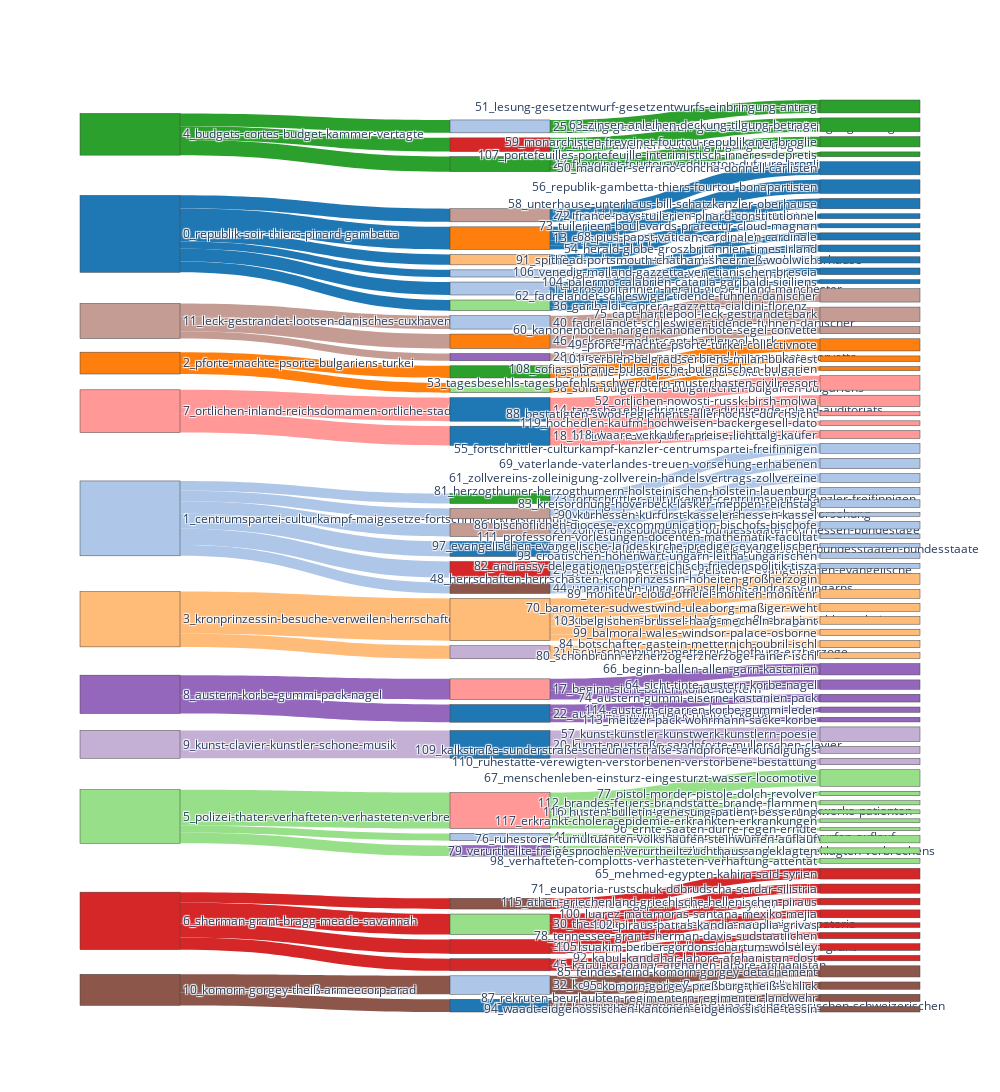

Source (notebook cell):
### Code cell
fig.update_layout(
    autosize=False,
    width=1000,
    height=1500)

fig.show()

### Figure 1 — Plotly figure (JSON) as saved in the notebook; plotly's stock layout.template omitted (floating-point values rounded to 4 significant figures)
{"data": [{"link": {"color": ["rgb(31,119,180)", "rgb(31,119,180)", "rgb(31,119,180)", "rgb(31,119,180)", "rgb(31,119,180)", "rgb(31,119,180)", "rgb(174,199,232)", "rgb(174,199,232)", "rgb(174,199,232)", "rgb(174,199,232)", "rgb(174,199,232)", "rgb(174,199,232)", "rgb(255,127,14)", "rgb(255,127,14)", "rgb(255,187,120)", "rgb(255,187,120)", "rgb(44,160,44)", "rgb(44,160,44)", "rgb(44,160,44)", "rgb(152,223,138)", "rgb(152,223,138)", "rgb(152,223,138)", "rgb(214,39,40)", "rgb(214,39,40)", "rgb(214,39,40)", "rgb(214,39,40)", "rgb(255,152,150)", "rgb(255,152,150)", "rgb(148,103,189)", "rgb(148,103,189)", "rgb(197,176,213)", "rgb(140,86,75)", "rgb(140,86,75)", "rgb(196,156,148)", "rgb(196,156,148)", "rgb(196,156,148)", "rgb(255,187,120)", "rgb(255,187,120)", "rgb(255,187,120)", "rgb(255,187,120)", "rgb(255,187,120)", "rgb(31,119,180)", "rgb(31,119,180)", "rgb(31,119,180)", "rgb(255,152,150)", "rgb(255,152,150)", "rgb(255,152,150)", "rgb(255,127,14)", "rgb(152,223,138)", "rgb(152,223,138)", "rgb(152,223,138)", "rgb(152,223,138)", "rgb(152,223,138)", "rgb(152,223,138)", "rgb(148,103,189)", "rgb(148,103,189)", "rgb(255,152,150)", "rgb(255,152,150)", "rgb(31,119,180)", "rgb(31,119,180)", "rgb(197,176,213)", "rgb(197,176,213)", "rgb(197,176,213)", "rgb(255,187,120)", "rgb(255,187,120)", "rgb(148,103,189)", "rgb(148,103,189)", "rgb(148,103,189)", "rgb(174,199,232)", "rgb(31,119,180)", "rgb(44,160,44)", "rgb(174,199,232)", "rgb(174,199,232)", "rgb(44,160,44)", "rgb(44,160,44)", "rgb(196,156,148)", "rgb(174,199,232)", "rgb(174,199,232)", "rgb(174,199,232)", "rgb(214,39,40)", "rgb(214,39,40)", "rgb(214,39,40)", "rgb(174,199,232)", "rgb(174,199,232)", "rgb(140,86,75)", "rgb(140,86,75)", "rgb(214,39,40)", "rgb(214,39,40)", "rgb(152,223,138)", "rgb(152,223,138)", "rgb(174,199,232)", "rgb(31,119,180)", "rgb(31,119,180)", "rgb(44,160,44)", "rgb(255,127,14)", "rgb(255,127,14)", "rgb(31,119,180)", "rgb(196,156,148)", "rgb(152,223,138)", "rgb(214,39,40)", "rgb(31,119,180)", "rgb(174,199,232)", "rgb(174,199,232)", "rgb(214,39,40)", "rgb(214,39,40)", "rgb(196,156,148)", "rgb(140,86,75)", "rgb(140,86,75)"], "source": [0, 0, 0, 0, 0, 0, 1, 1, 1, 1, 1, 1, 2, 2, 3, 3, 4, 4, 4, 5, 5, 5, 6, 6, 6, 6, 7, 7, 8, 8, 9, 10, 10, 11, 11, 11, 12, 12, 12, 12, 12, 13, 13, 13, 14, 14, 14, 15, 16, 16, 16, 16, 16, 16, 17, 17, 18, 18, 19, 19, 20, 20, 20, 21, 21, 22, 22, 22, 23, 24, 25, 26, 26, 27, 27, 28, 29, 29, 29, 30, 30, 30, 31, 31, 32, 32, 33, 33, 34, 34, 35, 36, 36, 37, 38, 38, 39, 40, 41, 42, 43, 44, 44, 45, 45, 46, 47, 47], "target": [36, 24, 19, 13, 39, 43, 29, 44, 31, 23, 35, 26, 15, 38, 21, 12, 25, 27, 37, 16, 34, 41, 33, 45, 42, 30, 14, 18, 22, 17, 20, 32, 47, 28, 40, 46, 48, 103, 99, 89, 70, 73, 72, 56, 88, 119, 53, 49, 112, 77, 67, 96, 117, 116, 64, 66, 118, 52, 91, 54, 110, 57, 109, 84, 80, 74, 113, 114, 55, 50, 51, 61, 90, 59, 107, 60, 111, 97, 86, 115, 102, 71, 83, 81, 85, 95, 100, 78, 98, 79, 69, 104, 106, 63, 108, 101, 58, 62, 76, 65, 68, 82, 93, 92, 105, 75, 94, 87], "value": [4511, 5516, 5464, 9533, 4368, 3020, 6854, 4516, 6300, 4173, 4336, 5357, 5121, 4080, 5484, 17794, 5440, 6354, 5781, 15130, 4389, 3028, 5944, 5110, 4519, 8653, 9916, 8099, 7435, 8714, 11721, 7761, 5369, 3067, 5628, 6077, 4700, 3288, 2667, 3732, 3407, 1765, 2059, 5709, 1787, 2000, 6129, 5121, 1743, 1893, 6945, 1278, 1610, 1661, 3935, 4779, 3298, 4801, 2611, 2853, 2699, 6156, 2866, 3022, 2462, 3266, 1956, 2213, 4173, 5516, 5440, 3728, 1629, 4323, 2031, 3067, 1985, 1621, 3248, 2808, 1969, 3876, 3205, 3095, 4693, 3068, 3328, 2616, 2086, 2303, 4336, 1713, 2798, 5781, 1735, 2345, 4368, 5628, 3028, 4519, 3020, 2097, 2419, 2290, 2820, 6077, 2291, 3078]}, "node": {"color": ["rgb(31,119,180)", "rgb(174,199,232)", "rgb(255,127,14)", "rgb(255,187,120)", "rgb(44,160,44)", "rgb(152,223,138)", "rgb(214,39,40)", "rgb(255,152,150)", "rgb(148,103,189)", "rgb(197,176,213)", "rgb(140,86,75)", "rgb(196,156,148)", "rgb(255,187,120)", "rgb(255,127,14)", "rgb(31,119,180)", "rgb(44,160,44)", "rgb(255,152,150)", "rgb(255,152,150)", "rgb(31,119,180)", "rgb(174,199,232)", "rgb(31,119,180)", "rgb(197,176,213)", "rgb(31,119,180)", "rgb(44,160,44)", "rgb(196,156,148)", "rgb(174,199,232)", "rgb(196,156,148)", "rgb(44,160,44)", "rgb(148,103,189)", "rgb(214,39,40)", "rgb(152,223,138)", "rgb(31,119,180)", "rgb(174,199,232)", "rgb(214,39,40)", "rgb(148,103,189)", "rgb(196,156,148)", "rgb(152,223,138)", "rgb(214,39,40)", "rgb(152,223,138)", "rgb(255,187,120)", "rgb(174,199,232)", "rgb(174,199,232)", "rgb(140,86,75)", "rgb(174,199,232)", "rgb(140,86,75)", "rgb(214,39,40)", "rgb(255,127,14)", "rgb(31,119,180)", "rgb(255,187,120)", "rgb(255,127,14)", "rgb(31,119,180)", "rgb(44,160,44)", "rgb(255,152,150)", "rgb(255,152,150)", "rgb(31,119,180)", "rgb(174,199,232)", "rgb(31,119,180)", "rgb(197,176,213)", "rgb(31,119,180)", "rgb(44,160,44)", "rgb(196,156,148)", "rgb(174,199,232)", "rgb(196,156,148)", "rgb(44,160,44)", "rgb(148,103,189)", "rgb(214,39,40)", "rgb(148,103,189)", "rgb(152,223,138)", "rgb(31,119,180)", "rgb(174,199,232)", "rgb(255,187,120)", "rgb(214,39,40)", "rgb(31,119,180)", "rgb(31,119,180)", "rgb(148,103,189)", "rgb(196,156,148)", "rgb(152,223,138)", "rgb(152,223,138)", "rgb(214,39,40)", "rgb(152,223,138)", "rgb(255,187,120)", "rgb(174,199,232)", "rgb(174,199,232)", "rgb(174,199,232)", "rgb(255,187,120)", "rgb(140,86,75)", "rgb(174,199,232)", "rgb(140,86,75)", "rgb(255,152,150)", "rgb(255,187,120)", "rgb(174,199,232)", "rgb(31,119,180)", "rgb(214,39,40)", "rgb(174,199,232)", "rgb(140,86,75)", "rgb(140,86,75)", "rgb(152,223,138)", "rgb(174,199,232)", "rgb(152,223,138)", "rgb(255,187,120)", "rgb(214,39,40)", "rgb(255,127,14)", "rgb(214,39,40)", "rgb(255,187,120)", "rgb(31,119,180)", "rgb(214,39,40)", "rgb(31,119,180)", "rgb(44,160,44)", "rgb(255,127,14)", "rgb(197,176,213)", "rgb(197,176,213)", "rgb(174,199,232)", "rgb(152,223,138)", "rgb(148,103,189)", "rgb(148,103,189)", "rgb(214,39,40)", "rgb(152,223,138)", "rgb(152,223,138)", "rgb(255,152,150)", "rgb(255,152,150)"], "label": ["0_republik-soir-thiers-pinard-gambetta", "1_centrumspartei-culturkampf-maigesetze-fortschrittler-kreisordnung", "2_pforte-machte-psorte-bulgariens-turkei", "3_kronprinzessin-besuche-verweilen-herrschaften-hofburg", "4_budgets-cortes-budget-kammer-vertagte", "5_polizei-thater-verhafteten-verhasteten-verbrechens", "6_sherman-grant-bragg-meade-savannah", "7_ortlichen-inland-reichsdomamen-ortliche-stadthauptes", "8_austern-korbe-gummi-pack-nagel", "9_kunst-clavier-kunstler-schone-musik", "10_komorn-gorgey-theiß-armeecorp-arad", "11_leck-gestrandet-lootsen-danisches-cuxhaven", "12_kronprinzessin-herrschaften-großherzogin-schlosse-heiterer", "13_elysee-thiers-prafecten-soir-siecle", "14_tagesbesehls-dirigirender-dirigirende-inland-auditoriats", "15_machte-pforte-psorte-turkei-collectivnote", "16_arztlicher-entzundung-menschenleben-stockwerke-patienten", "17_beginn-sicht-ballen-korbe-austern", "18_ortlichen-russk-jahrmarkte-nowosti-listok", "19_groszbritannien-herald-globe-irland-manchester", "20_kunst-neustraße-sandpforte-mullerschen-clavier", "21_ischl-schonbrunn-metternich-hofburg-erzherzoge", "22_austern-gummi-pack-meitzer-korbe", "23_fortschrittler-culturkampf-centrumspartei-kanzler-freifinnigen", "24_madrider-serrano-concha-donnell-carlisten", "25_lesung-gesetzentwurf-gesetzentwurfs-einbringung-antrag", "26_zollvereins-bundestags-bundesstaaten-kurhessen-bundestage", "27_freycinet-fourtou-waddington-dufaure-broglie", "28_kanonenboten-nargen-segel-kanonenbote-corvette", "29_geistlichen-geistlicher-geistliche-evangelischen-evangelische", "30_thessalien-kandia-suleiman-macedonien-eupatoria", "31_kreisordnung-reichsregierung-preußischen-bundesstaaten-bundesstaate", "32_komorn-gorgey-theiß-armeecorp-schlick", "33_sherman-sudstaatlichen-davis-consoderirten-grant", "34_verurtheilte-verurtheilt-freigesprochen-angeklagten-verbrechens", "35_vaterlande-vaterlandes-erhabenen-treuen-vorsehung", "36_garibaldi-caprera-gazzetta-cialdini-florenz", "37_zinsen-anleihen-deckung-tilgung-betrage", "38_sofia-bulgarische-bulgarischen-bulgarien-bulgariens", "39_unterhause-unterhaus-bill-schatzkanzler-oberhause", "40_fadrelandet-schleswiger-tidende-fuhnen-danischer", "41_ruhestorer-tumultuanten-volkshaufen-steinwurfen-auflauf", "42_mehmed-egypten-kahira-said-syrien", "43_pius-vatican-papst-cardinalen-cardinale", "44_ungarischen-ungarn-ausgleichs-andrassy-ungarns", "45_kabul-kandahar-afghanen-lahore-afghanistan", "46_leck-gestrandet-capt-hartlepool-bark", "47_kantonen-eidgenossische-waadt-eidgenossischen-schweizerischen", "48_herrschaften-herrschasten-kronprinzessin-hoheiten-großherzogin", "49_pforte-machte-psorte-turkei-collectivnote", "50_madrider-serrano-concha-donnell-carlisten", "51_lesung-gesetzentwurf-gesetzentwurfs-einbringung-antrag", "52_ortlichen-nowosti-russk-birsh-molwa", "53_tagesbesehls-tagesbefehls-schwerdtern-musterhasten-civilressort", "54_herald-globe-groszbritannien-times-irland", "55_fortschrittler-culturkampf-kanzler-centrumspartei-freifinnigen", "56_republik-gambetta-thiers-fourtou-bonapartisten", "57_kunst-kunstler-kunstwerk-kunstlern-poesie", "58_unterhause-unterhaus-bill-schatzkanzler-oberhause", "59_monarchisten-freycinet-fourtou-republikaner-broglie", "60_kanonenboten-nargen-kanonenbote-segel-corvette", "61_zollvereins-zolleinigung-zollverein-handelsvertrags-zollvereine", "62_fadrelandet-schleswiger-tidende-fuhnen-danischer", "63_zinsen-anleihen-deckung-tilgung-betrage", "64_sicht-tinte-austern-korbe-nagel", "65_mehmed-egypten-kahira-said-syrien", "66_beginn-ballen-allen-garn-kastanien", "67_menschenleben-einsturz-eingesturzt-wasser-locomotive", "68_pius-papst-vatican-cardinalen-cardinale", "69_vaterlande-vaterlandes-treuen-vorsehung-erhabenen", "70_barometer-sudwestwind-uleaborg-maßiger-weht", "71_eupatoria-rustschuk-dobrudscha-serdar-silistria", "72_france-pays-tuilerien-pinard-constitutionnel", "73_tuilerieen-boulevards-prafectur-cloud-magnan", "74_austern-gummi-eiserne-kastanien-pack", "75_capt-hartlepool-leck-gestrandet-bark", "76_ruhestorer-tumultuanten-volkshaufen-steinwurfen-auflauf", "77_pistol-morder-pistole-dolch-revolver", "78_tennessee-grant-sherman-davis-sudstaatlichen", "79_verurtheilte-freigesprochen-verurtheilt-zuchthaus-angeklagten", "80_schonbrunn-erzherzog-erzherzoge-rainer-ischl", "81_herzogthumer-herzogthumern-holsteinischen-holstein-lauenburg", "82_andrassy-delegationen-osterreichisch-friedenspolitik-tisza", "83_kreisordnung-hoverbeck-lasker-meppen-reichstag", "84_botschafter-gastein-metternich-oubril-ischl", "85_feindes-feind-komorn-gorgey-detachement", "86_bischoflichen-diocese-excommunication-bischofs-bischofe", "87_rekruten-beurlaubten-regimentern-regimenter-landwehr", "88_bestatigten-swod-reglements-allerhochst-durchsicht", "89_moniteur-cloud-officiel-moniten-monitenr", "90_kurhessen-kurfurst-kasseler-hessen-kassel", "91_spithead-portsmouth-chatham-sheerneß-woolwich", "92_kabul-kandahar-lahore-afghanistan-dost", "93_croatischen-hohenwart-ungarn-leitha-ungarischen", "94_waadt-eidgenossischen-kantonen-eidgenossische-tessin", "95_komorn-gorgey-preßburg-theiß-schlick", "96_ernte-saaten-durre-regen-erndte", "97_evangelischen-evangelische-landeskirche-prediger-evangelischer", "98_verhafteten-complotts-verhasteten-verhaftung-attentat", "99_balmoral-wales-windsor-palace-osborne", "100_luarez-matamoras-santana-mexiko-mejia", "101_serbien-belgrad-serbiens-milan-bukarest", "102_piraus-patras-kandia-nauplia-grivas", "103_belgischen-brussel-haag-mecheln-brabant", "104_palermo-calabrien-catania-garibaldi-siciliens", "105_suakim-berber-gordons-chartum-wolseley", "106_venedig-mailand-gazzetta-venetianischen-brescia", "107_portefeuilles-portefeuille-interimistisch-inneres-depretis", "108_sofia-sobranje-bulgarische-bulgarischen-bulgarien", "109_kalkstraße-sunderstraße-scheunenstraße-sandpforte-erkundigungs", "110_ruhestatte-verewigten-verstorbenen-verstorbene-bestattung", "111_professoren-vorlesungen-docenten-mathematik-facultat", "112_brandes-feuers-brandstatte-brande-flammen", "113_meitzer-pack-wohrmann-sacke-korbe", "114_austern-cigarren-korbe-gummi-leder", "115_athen-griechenland-griechische-hellenischen-piraus", "116_husten-bulletin-genesung-patient-besserung", "117_erkrankt-cholera-epidemie-erkrankten-erkrankungen", "118_waare-verkaufer-preise-lichttalg-kaufer", "119_hochedlen-kaufm-hochweisen-backergesell-dato"], "pad": 5, "thickness": 100}, "type": "sankey"}], "layout": {"autosize": false, "height": 1500, "width": 1000}}
